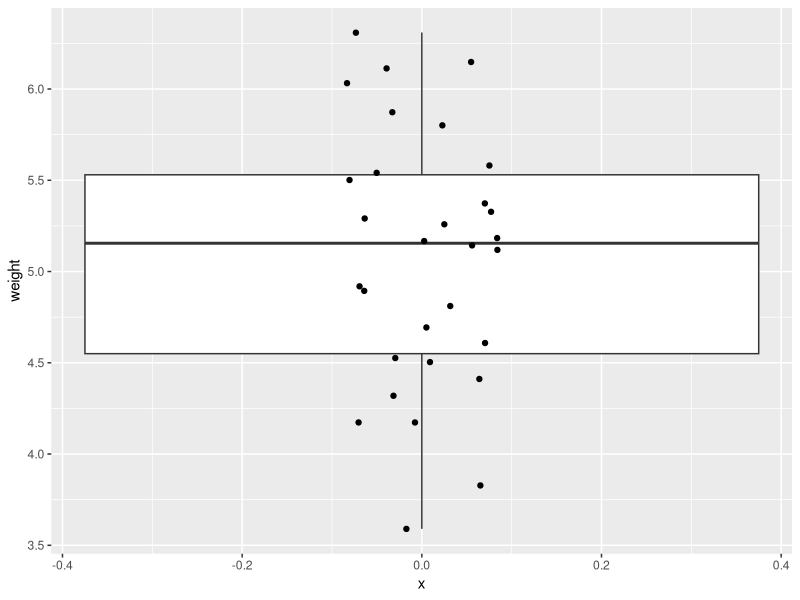
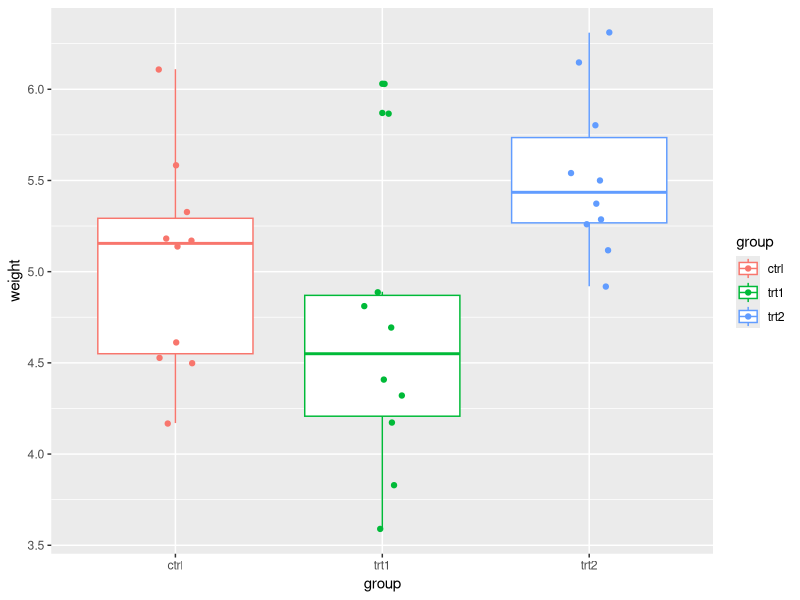
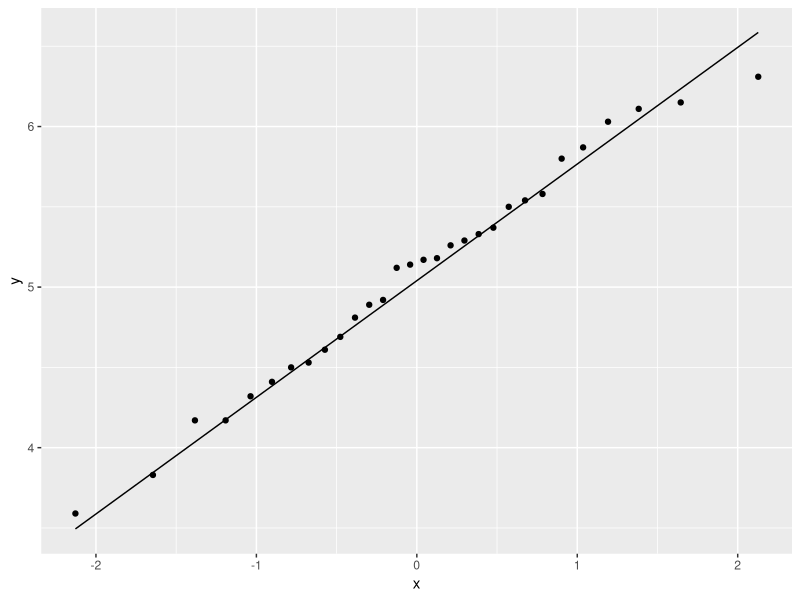
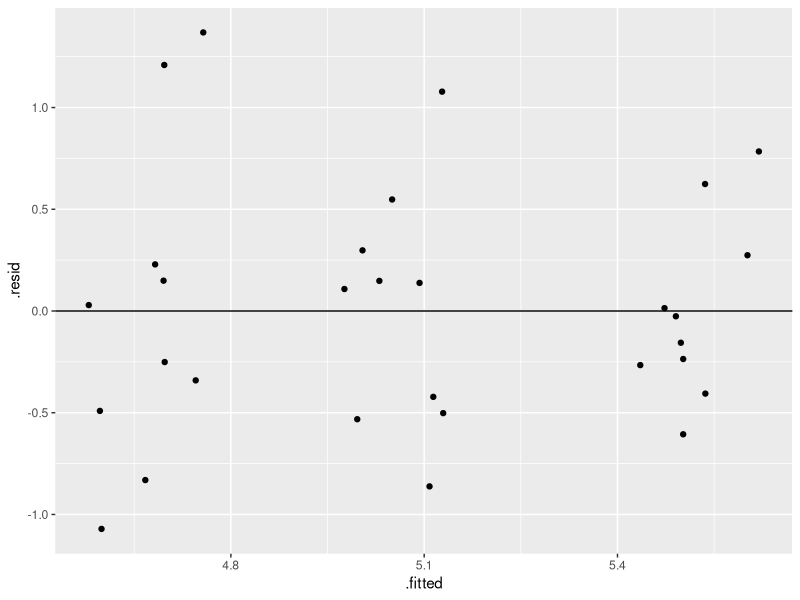
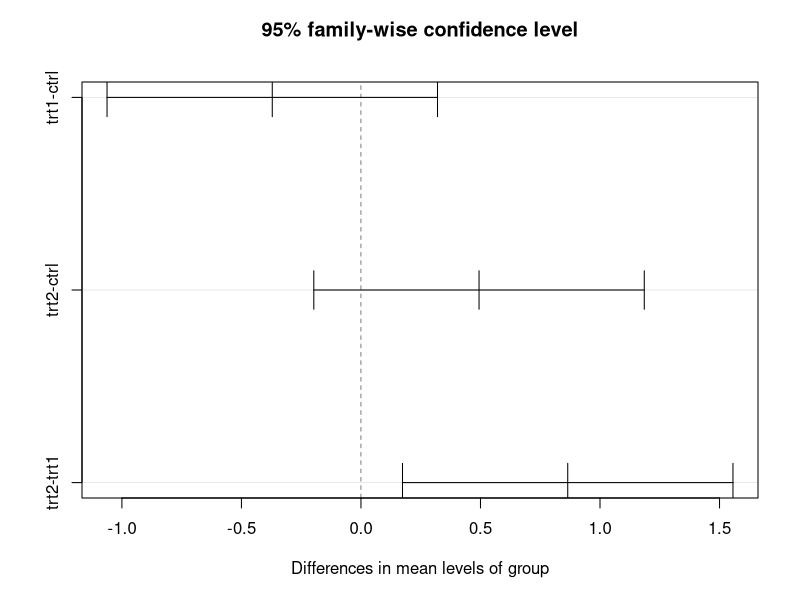
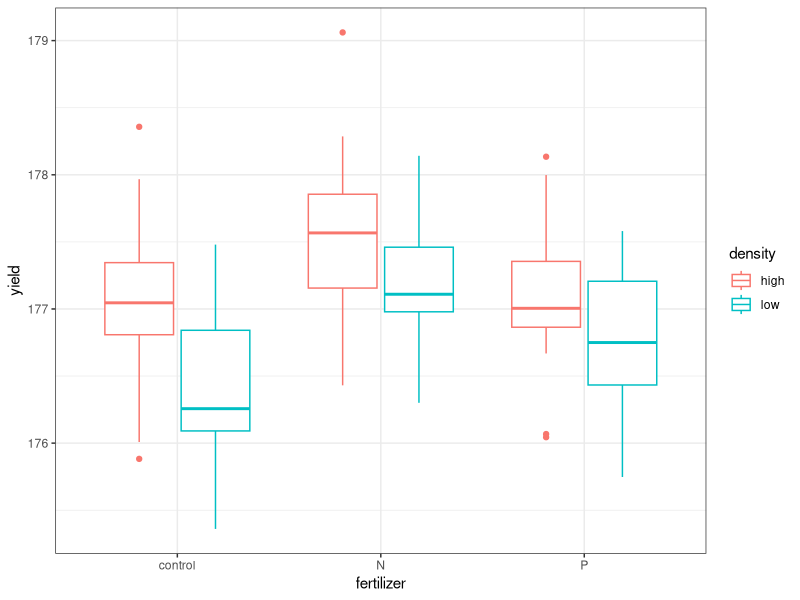
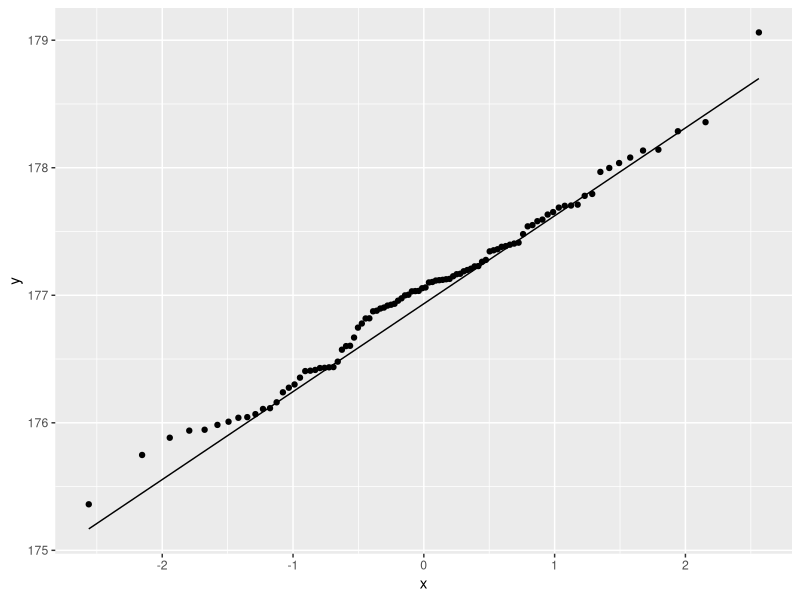
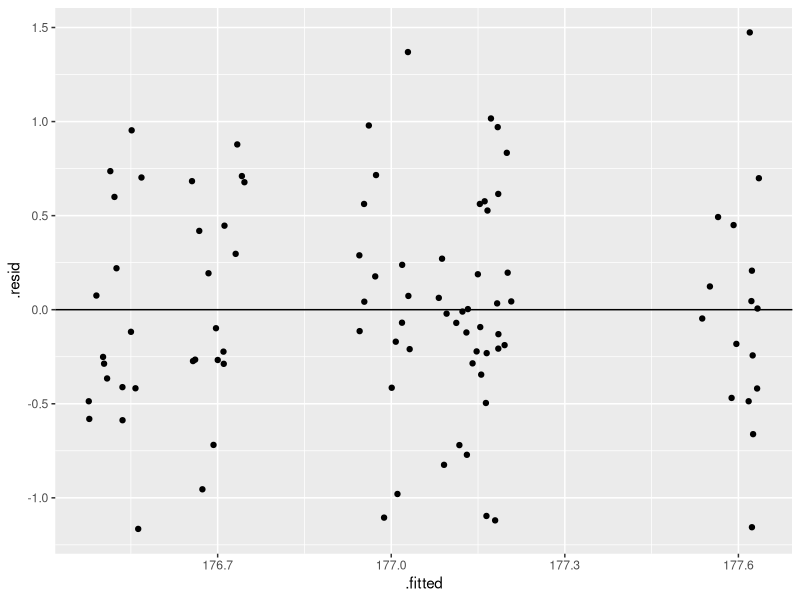

Write R code to recreate these figures, in order.
## ---- chunk 1
#| label: setup
#| include: false

# libraries
library(tidyverse)

# data objects
data("PlantGrowth")
crop <- read.csv(here::here("data/crop_anova.csv"),
                 stringsAsFactors = TRUE)
data("ToothGrowth")
## ---- chunk 2
names(PlantGrowth)
as_tibble(PlantGrowth)
## ---- chunk 3
distinct(PlantGrowth, group)
## ---- chunk 4
ggplot(PlantGrowth,
       aes(x = 0,
           y = weight)) +
  geom_boxplot()+
  geom_point(
    position = position_jitter(width = 0.1)) 
## ---- chunk 5
ggplot(PlantGrowth,
       aes(x = group,
           y = weight,
           color = group)) +
  geom_boxplot()+
  geom_point(
    position = position_jitter(width = 0.1)) 
## ---- chunk 6
ggplot(PlantGrowth,
       aes(sample = weight)) +
  stat_qq()+
  stat_qq_line()
## ---- chunk 7
plant_lm <- lm(weight ~ group, data = PlantGrowth)
ggplot(plant_lm,
       aes(x = .fitted, y = .resid)) +
    geom_point(
      position = position_jitter(
        width = 0.1,
        height = 0)) +
    geom_hline(yintercept = 0)
## ---- chunk 8
anova(plant_lm)
## ---- chunk 9
summary(plant_lm)
## ---- chunk 10
PlantGrowth
## ---- chunk 11
model.matrix(plant_lm)
## ---- chunk 12
# print out all the coefficient estimates
coef(plant_lm)

# mean estimate for trt1, manual
5.032 - 0.371
# or by using the coefficient estimates:
as.numeric(coef(plant_lm)[1] + coef(plant_lm)[2])

# mean estimate for trt2, manual
5.032 + 0.494

# or by using the coefficient estimates:
as.numeric(coef(plant_lm)[1] + coef(plant_lm)[3])
## ---- chunk 13
confint(plant_lm)
## ---- chunk 14
# ANOVA of our lm model
plant_aov <- aov(plant_lm)

# Tukey's test on the plant_aov object
plant_tukey <- TukeyHSD(plant_aov)
# print out results
plant_tukey
## ---- chunk 15
plot(plant_tukey)
## ---- chunk 16
names(crop)
as_tibble(crop)
distinct(crop, density)
distinct(crop, fertilizer)
distinct(crop, fertilizer, density)
## ---- chunk 17
#| message: false
crop |>
  group_by(density, fertilizer) |>
  count()

crop |>
  group_by(density, fertilizer) |>
  summarize(n = n())
## ---- chunk 18
ggplot(crop,
       aes(x = fertilizer,
           y = yield,
           color = density)) +
  geom_boxplot() +
  theme_bw()
## ---- chunk 19
ggplot(crop,
       aes(sample = yield)) +
  stat_qq()+
  stat_qq_line()
## ---- chunk 20
crop_lm <- lm(yield ~ density + fertilizer, data = crop)
ggplot(crop_lm,
       aes(x = .fitted, y = .resid)) +
    geom_point(
      position = position_jitter(
        width = 0.05,
        height = 0)) +
    geom_hline(yintercept = 0)
## ---- chunk 21
anova(crop_lm)
## ---- chunk 22
ggplot(crop,
       aes(x = fertilizer,
           y = yield,
           color = fertilizer)) +
  geom_boxplot() +
  theme_bw()
## ---- chunk 23
ggplot(crop,
       aes(x = density,
           y = yield,
           color = density)) +
  geom_boxplot() +
  theme_bw()
## ---- chunk 24
summary(crop_lm)
## ---- chunk 25
# ANOVA of our lm model
crop_aov <- aov(crop_lm)

# Tukey's test on the plant_aov object
crop_tukey <- TukeyHSD(crop_aov)
# print out results
crop_tukey
## ---- chunk 26
plot(crop_tukey)
## ---- chunk 27
crop_block_lm <- lm(yield ~ density + fertilizer + block, data = crop)

anova(crop_block_lm)
## ---- chunk 28
names(ToothGrowth)
as_tibble(ToothGrowth)
distinct(ToothGrowth, supp)
distinct(ToothGrowth, dose)
distinct(ToothGrowth, supp, dose)
## ---- chunk 29
dat <- ToothGrowth %>%
  mutate(dose = factor(dose,
                       levels = c(0.5, 1, 2),
                       labels = c("D0.5", "D1", "D2")))
         
## ---- chunk 30
dat |>
  group_by(supp, dose) |>
  count()
## ---- chunk 31
ggplot(dat,
       aes(x = dose,
           y = len,
           color = supp)) +
  geom_boxplot() +
  theme_bw()
## ---- chunk 32
ggplot(dat, 
       aes(x = dose,
           y = len,
           color = supp,
           group = supp)) +
  geom_point() +
  stat_summary(fun = "mean",
               geom = "line") +
  theme_bw()

## ---- chunk 33
ggplot(dat,
       aes(x = dose,
           y = len,
           color = supp)) +
  geom_boxplot() +
  theme_bw()
## ---- chunk 34
ggplot(dat,
       aes(sample = len)) +
  stat_qq()+
  stat_qq_line()
## ---- chunk 35
tooth_lm <- lm(len ~ supp * dose, data = dat)
tooth_lm
## ---- chunk 36
ggplot(tooth_lm,
       aes(x = .fitted, y = .resid)) +
    geom_point(
      position = position_jitter(
        width = 0.1,
        height = 0)) +
    geom_hline(yintercept = 0) +
  theme_bw()
## ---- chunk 37
anova(tooth_lm)
## ---- chunk 38
ggplot(dat, 
       aes(x = dose,
           y = len,
           color = supp,
           group = supp)) +
  stat_summary(fun = mean,
               geom = "line") +
  theme_bw()
## ---- chunk 39
summary(tooth_lm)
## ---- chunk 40
# ANOVA of our lm model
tooth_aov <- aov(tooth_lm)

# Tukey's test on the plant_aov object
tooth_tukey <- TukeyHSD(tooth_aov)
# print out results
tooth_tukey
## ---- chunk 41
plot(tooth_tukey)
